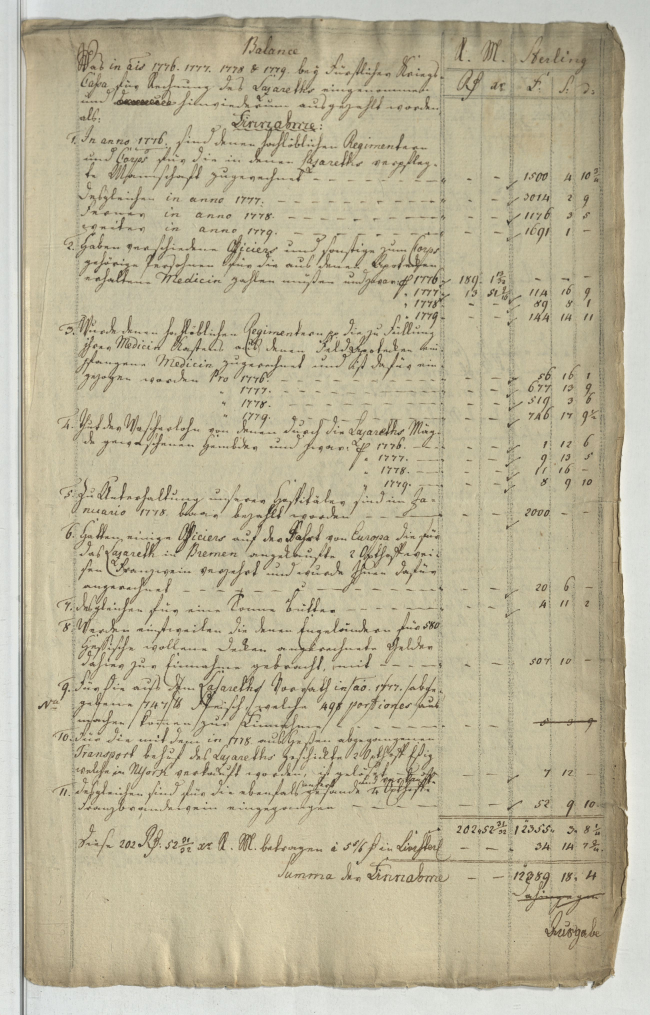
#> input picture inputs/text_dense_8/hstam_4_h_nr_4156_0068.jpg, 2600 x 4060 px (shown at 1/4 size)
$ python -i corpus_stats.py   (imports and definitions only)
#> lines starting #> are read from the running program, lines starting #| are printed output that depends on the picture
"""Corpus-level statistics: paper tone, ink range, stamp colour clusters.

A single O(N) pass over the corpus at reduced resolution to establish
data-driven thresholds for the per-page cleaning pipeline.  All heavy
per-pixel work uses NumPy/OpenCV — no Python pixel loops.
"""

from __future__ import annotations

from dataclasses import dataclass, field
from pathlib import Path

import cv2
import numpy as np
from PIL import Image, ImageOps


@dataclass
class PageStats:
    """Per-page statistics computed at reduced resolution."""

    path: Path
    paper_median_l: float
    paper_iqr_l: float
    ink_median_l: float
    ink_darkest_5pct_l: float
    spine_side: str  # "left", "right", or "unknown"
    spine_shadow_extent_px: int
    stamp_pixel_count: int


@dataclass
class CorpusStats:
    """Aggregated statistics across all pages."""

    page_stats: list[PageStats] = field(default_factory=list)
    corpus_paper_median_l: float = 0.0
    corpus_paper_iqr_l: float = 0.0
    corpus_ink_median_l: float = 0.0
    corpus_ink_darkest_5pct_l: float = 0.0
    stamp_centroids_lab: list[tuple[float, float, float]] = field(default_factory=list)
    stamp_centroid_radii: list[float] = field(default_factory=list)


def _load_reduced(path: Path, max_dim: int = 800) -> tuple[np.ndarray, np.ndarray]:
    """Load image at reduced resolution, return (gray_u8, lab_f32)."""
#> called with max_dim = 800
    with Image.open(path) as im:
#> im is the input picture: PIL image 2600x4060 RGB; mean R, G, B 188.5, 180.8, 154.4
        rgb = ImageOps.exif_transpose(im).convert("RGB")
        w, h = rgb.size
#> w = 2600; h = 4060
        scale = min(1.0, max_dim / max(w, h))
#> scale = 0.197
        if scale < 1.0:
            rgb = rgb.resize(
                (max(1, int(w * scale)), max(1, int(h * scale))),
                Image.Resampling.LANCZOS,
            )
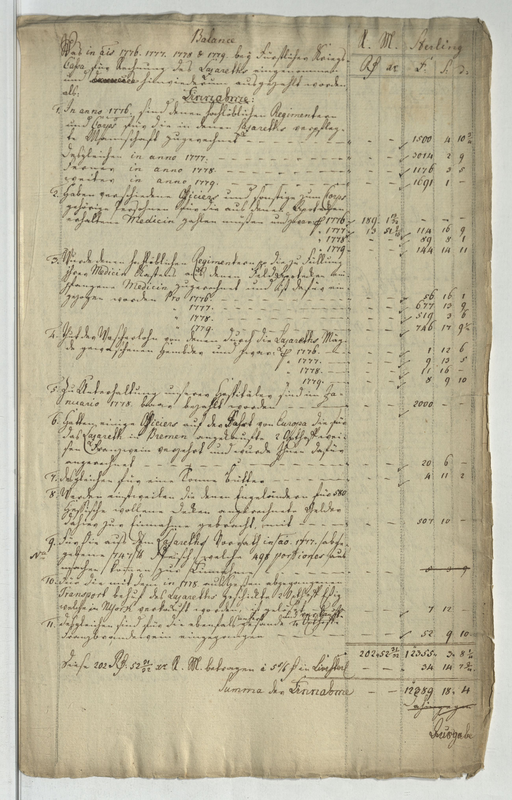
#> rgb: PIL image 512x800 RGB; mean R, G, B 188.5, 180.8, 154.4
    arr = np.asarray(rgb, dtype=np.uint8)
    gray = cv2.cvtColor(arr, cv2.COLOR_RGB2GRAY)
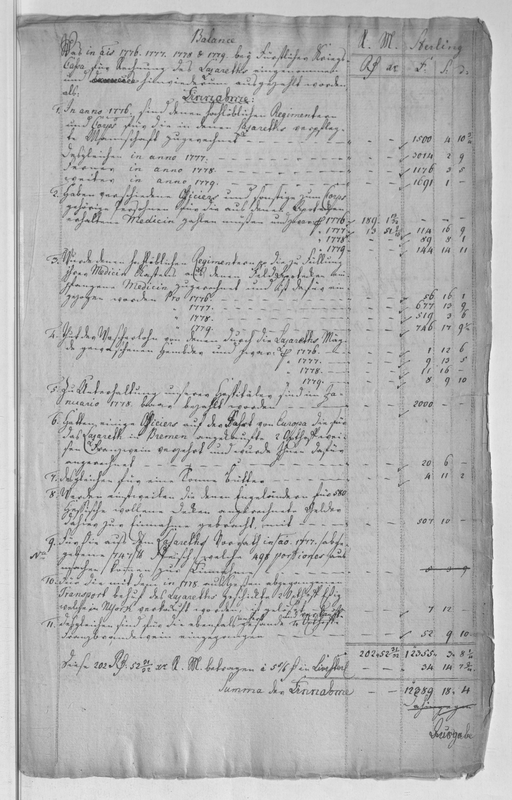
#> gray: shape (800, 512); min 28, max 247, mean 180.1
    lab = cv2.cvtColor(arr, cv2.COLOR_RGB2Lab).astype(np.float32)
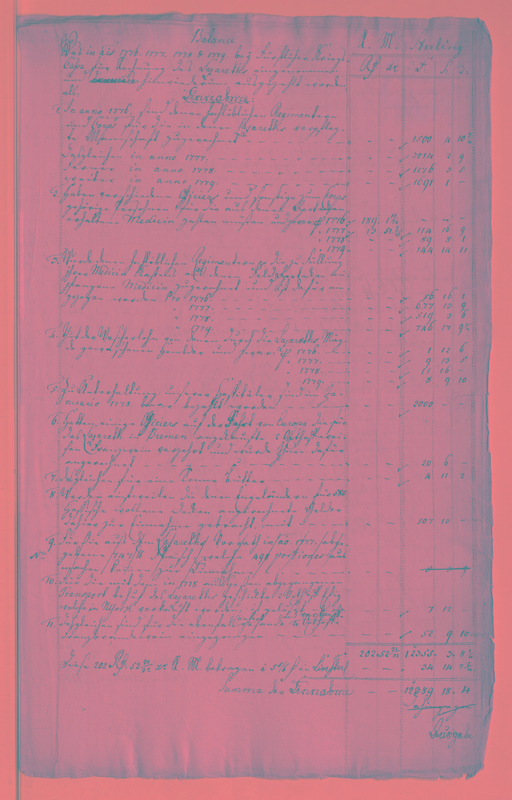
#> lab: shape (800, 512, 3) float32; mean R, G, B 187.5, 126.7, 142.3
    return gray, lab


# [177 lines left out: functions _detect_spine, _compute_page_stats, _cluster_stamp_colours, compute_corpus_stats, not called in this run]

>>> result = _load_reduced('../../inputs/text_dense_8/hstam_4_h_nr_4156_0068.jpg')

$ run again, on inputs/text_dense_8/hstam_4_h_nr_4156_0084.jpg
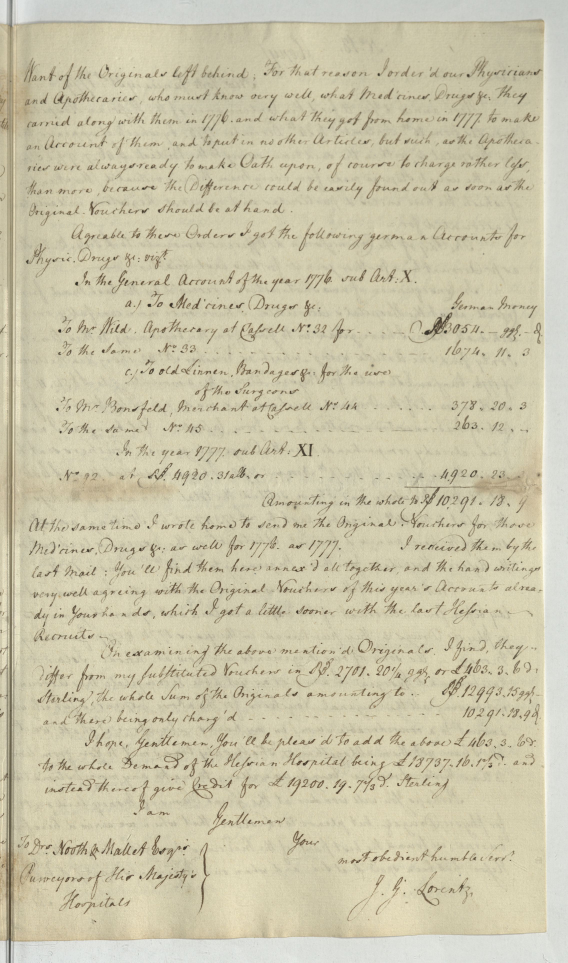
#> input picture inputs/text_dense_8/hstam_4_h_nr_4156_0084.jpg, 2272 x 3850 px (shown at 1/4 size)
#> in _load_reduced, im is the input picture: PIL image 2272x3850 RGB; mean R, G, B 203.4, 197.8, 170.6
#> in _load_reduced, `gray = cv2.cvtColor(arr, cv2.COLOR_RGB2GRAY)`:
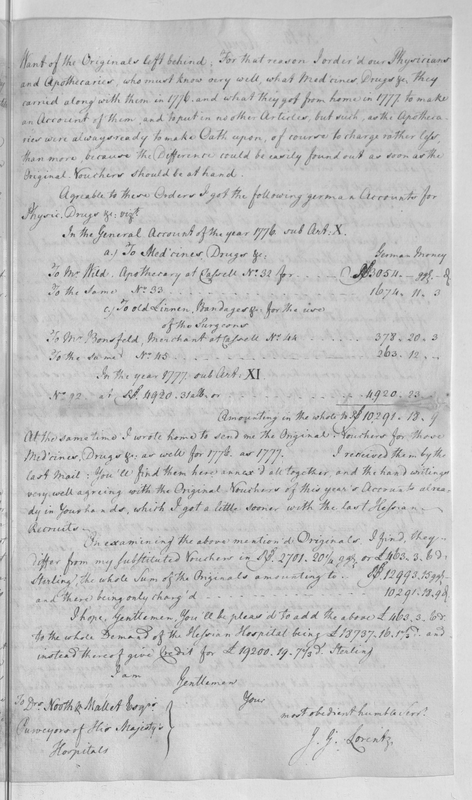
#> gray: shape (800, 472); min 25, max 252, mean 196.3
#> in _load_reduced, `lab = cv2.cvtColor(arr, cv2.COLOR_RGB2Lab).astype(np.float32)`:
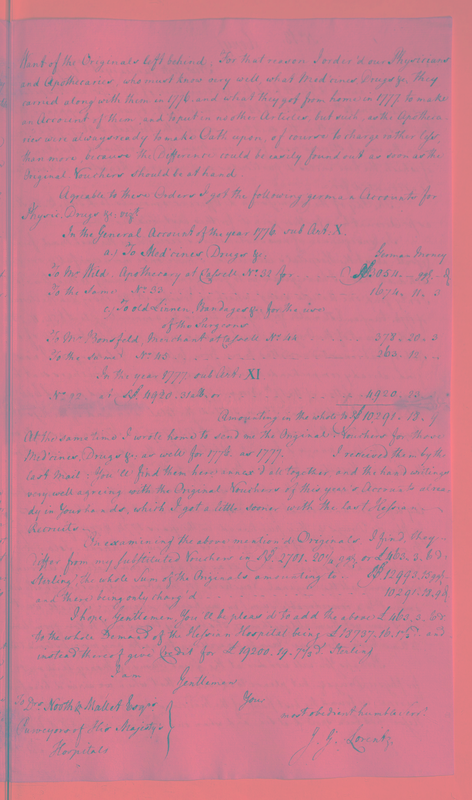
#> lab: shape (800, 472, 3) float32; mean R, G, B 202.9, 125.4, 142.5

$ run again, on inputs/text_dense_8/hstam_4_h_nr_4156_0105.jpg
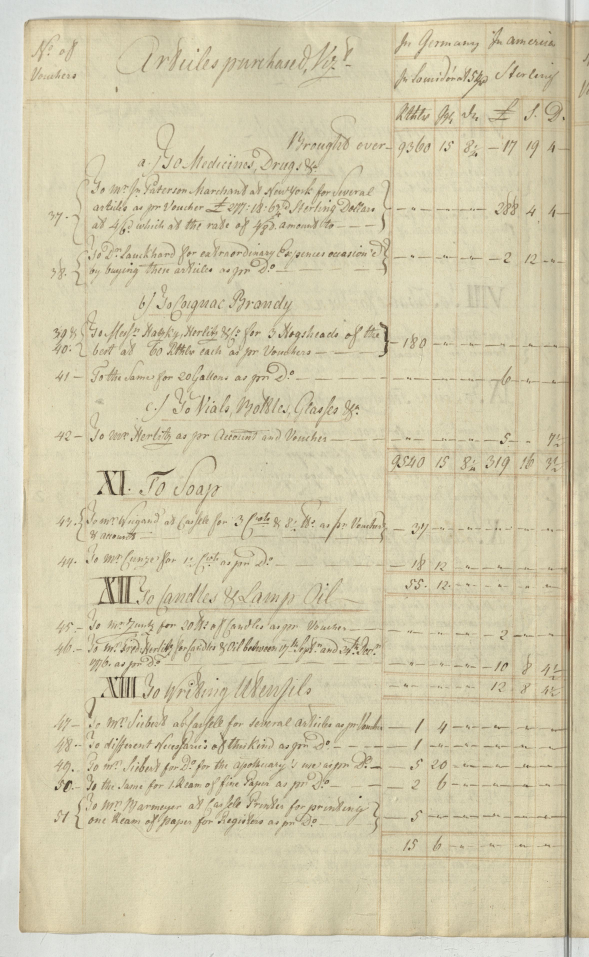
#> input picture inputs/text_dense_8/hstam_4_h_nr_4156_0105.jpg, 2356 x 3828 px (shown at 1/4 size)
#> in _load_reduced, im is the input picture: PIL image 2356x3828 RGB; mean R, G, B 210.6, 203.5, 174.5
#> in _load_reduced, `gray = cv2.cvtColor(arr, cv2.COLOR_RGB2GRAY)`:
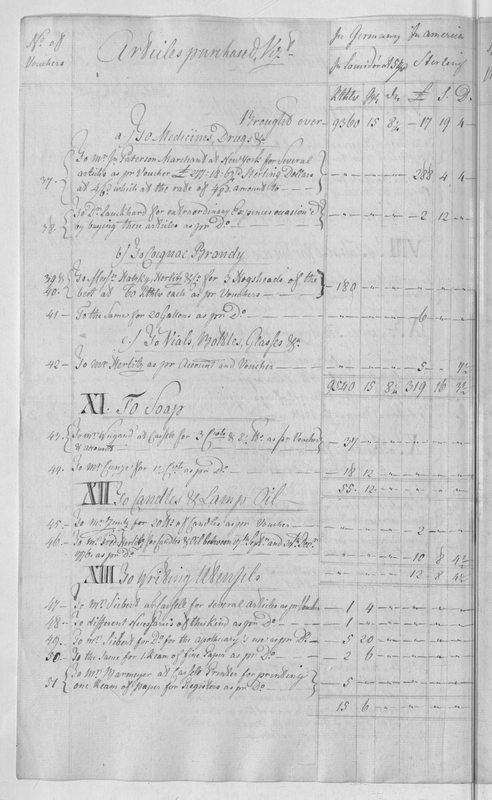
#> gray: shape (800, 492); min 38, max 245, mean 202.2
#> in _load_reduced, `lab = cv2.cvtColor(arr, cv2.COLOR_RGB2Lab).astype(np.float32)`:
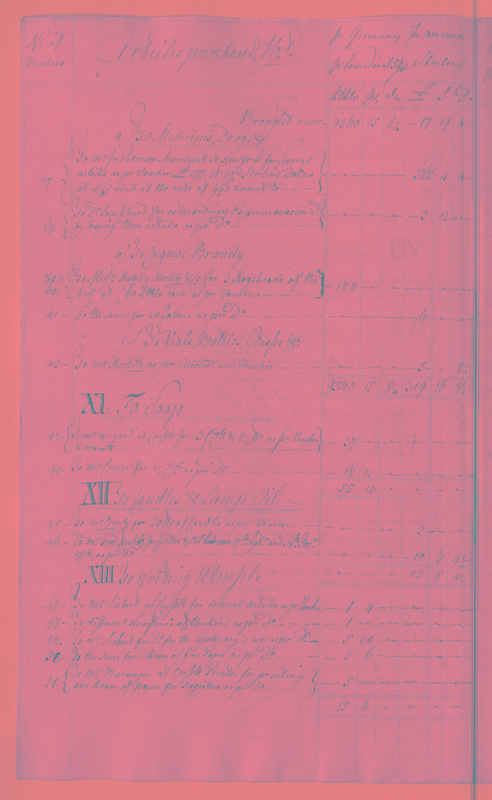
#> lab: shape (800, 492, 3) float32; mean R, G, B 208.4, 125.8, 143.2

$ run again, on inputs/text_dense_8/hstam_4_h_nr_4156_0115.jpg
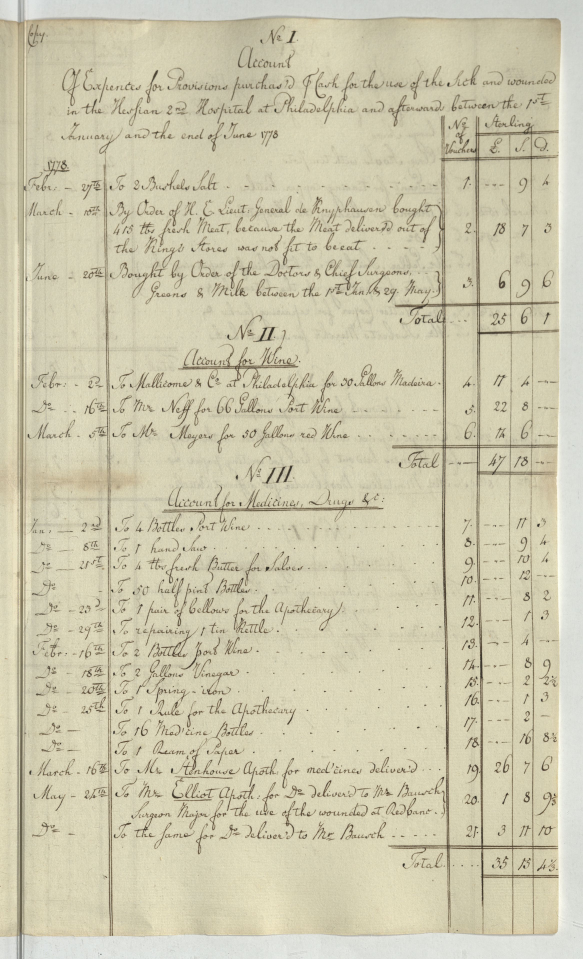
#> input picture inputs/text_dense_8/hstam_4_h_nr_4156_0115.jpg, 2332 x 3836 px (shown at 1/4 size)
#> in _load_reduced, im is the input picture: PIL image 2332x3836 RGB; mean R, G, B 205.6, 200.6, 174.2
#> in _load_reduced, `gray = cv2.cvtColor(arr, cv2.COLOR_RGB2GRAY)`:
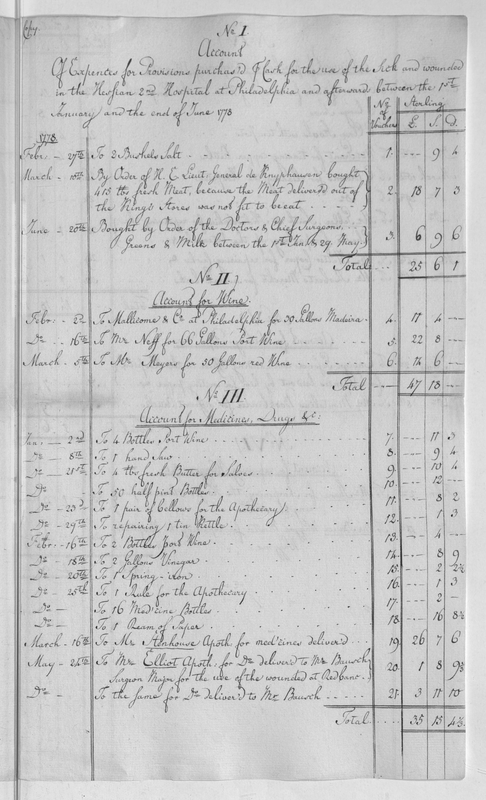
#> gray: shape (800, 486); min 28, max 254, mean 199
#> in _load_reduced, `lab = cv2.cvtColor(arr, cv2.COLOR_RGB2Lab).astype(np.float32)`:
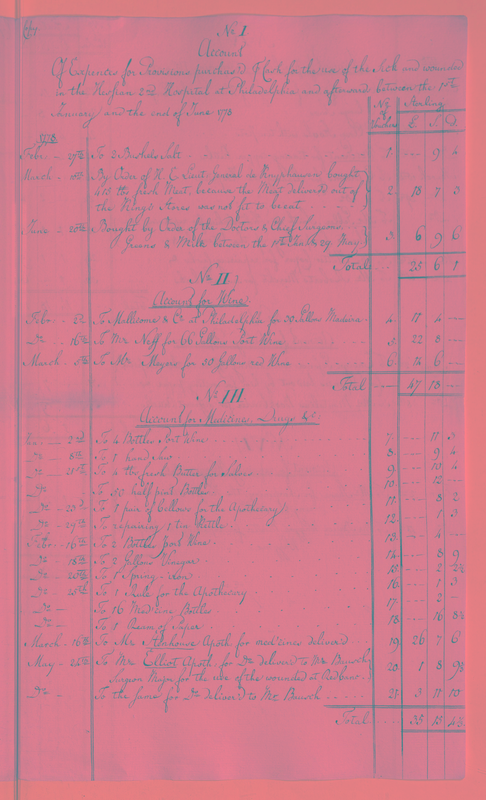
#> lab: shape (800, 486, 3) float32; mean R, G, B 205.4, 125.1, 142.2
